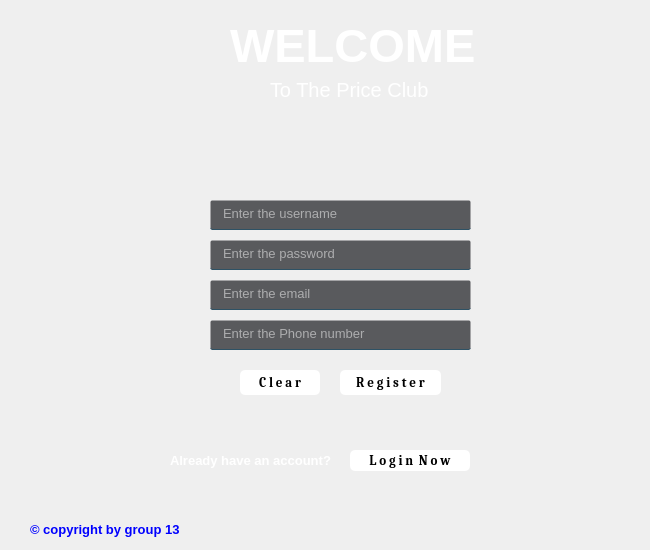
<?xml version="1.0" encoding="UTF-8"?>
<ui version="4.0">
 <class>regForm</class>
 <widget class="QWidget" name="regForm">
  <property name="geometry">
   <rect>
    <x>0</x>
    <y>0</y>
    <width>650</width>
    <height>550</height>
   </rect>
  </property>
  <property name="windowTitle">
   <string/>
  </property>
  <property name="styleSheet">
   <string notr="true"/>
  </property>
  <widget class="QWidget" name="widget" native="true">
   <property name="geometry">
    <rect>
     <x>0</x>
     <y>0</y>
     <width>650</width>
     <height>550</height>
    </rect>
   </property>
   <property name="styleSheet">
    <string notr="true">QWidget#widget{
background-image: url(E:/BSCS/5 semester/Advance Programing/project/bg1.jpg);

}</string>
   </property>
   <widget class="QLineEdit" name="rnamelineEdit">
    <property name="geometry">
     <rect>
      <x>210</x>
      <y>200</y>
      <width>261</width>
      <height>30</height>
     </rect>
    </property>
    <property name="font">
     <font>
      <pointsize>10</pointsize>
     </font>
    </property>
    <property name="styleSheet">
     <string notr="true">background-color:rgba(47,49,52,200);
color:white;
border-radius:2px;
padding-left:10px;
border:1px solid rgba(0,0,0,0);
border-bottom-color:rgba(46,82,101,255);
padding-bottom:3px;</string>
    </property>
    <property name="placeholderText">
     <string>Enter the username</string>
    </property>
   </widget>
   <widget class="QLineEdit" name="rpasslineEdit">
    <property name="geometry">
     <rect>
      <x>210</x>
      <y>240</y>
      <width>261</width>
      <height>30</height>
     </rect>
    </property>
    <property name="font">
     <font>
      <pointsize>10</pointsize>
     </font>
    </property>
    <property name="styleSheet">
     <string notr="true">background-color:rgba(47,49,52,200);
color:white;
border-radius:2px;
padding-left:10px;
border:1px solid rgba(0,0,0,0);
border-bottom-color:rgba(46,82,101,255);
padding-bottom:3px;</string>
    </property>
    <property name="echoMode">
     <enum>QLineEdit::Password</enum>
    </property>
    <property name="placeholderText">
     <string>Enter the password</string>
    </property>
   </widget>
   <widget class="QPushButton" name="rregbutton">
    <property name="geometry">
     <rect>
      <x>340</x>
      <y>370</y>
      <width>101</width>
      <height>25</height>
     </rect>
    </property>
    <property name="font">
     <font>
      <family>Cambria</family>
      <pointsize>10</pointsize>
      <weight>75</weight>
      <bold>true</bold>
     </font>
    </property>
    <property name="styleSheet">
     <string notr="true">QPushButton#rregbutton{
background-color:white;
color:black;
border-radius:5px;
}

QPushButton#rregbutton:pressed{
background-color:lightgrey;
}</string>
    </property>
    <property name="text">
     <string>R e g i s t e r</string>
    </property>
   </widget>
   <widget class="QLabel" name="label_2">
    <property name="geometry">
     <rect>
      <x>170</x>
      <y>450</y>
      <width>181</width>
      <height>21</height>
     </rect>
    </property>
    <property name="font">
     <font>
      <pointsize>10</pointsize>
      <weight>75</weight>
      <bold>true</bold>
     </font>
    </property>
    <property name="styleSheet">
     <string notr="true">color:white;
</string>
    </property>
    <property name="text">
     <string>Already have an account?</string>
    </property>
   </widget>
   <widget class="QPushButton" name="rloginbutton">
    <property name="geometry">
     <rect>
      <x>350</x>
      <y>450</y>
      <width>120</width>
      <height>21</height>
     </rect>
    </property>
    <property name="font">
     <font>
      <family>Cambria</family>
      <pointsize>10</pointsize>
      <weight>75</weight>
      <bold>true</bold>
     </font>
    </property>
    <property name="styleSheet">
     <string notr="true">QPushButton#rloginbutton{
background-color:white;
color:black;
border-radius:5px;
}

QPushButton#rloginbutton:pressed{
background-color:lightgrey;
}</string>
    </property>
    <property name="text">
     <string>L o g i n  N o w</string>
    </property>
   </widget>
   <widget class="QLineEdit" name="remaillineEdit">
    <property name="geometry">
     <rect>
      <x>210</x>
      <y>280</y>
      <width>261</width>
      <height>30</height>
     </rect>
    </property>
    <property name="font">
     <font>
      <pointsize>10</pointsize>
     </font>
    </property>
    <property name="styleSheet">
     <string notr="true">background-color:rgba(47,49,52,200);
color:white;
border-radius:2px;
padding-left:10px;
border:1px solid rgba(0,0,0,0);
border-bottom-color:rgba(46,82,101,255);
padding-bottom:3px;</string>
    </property>
    <property name="placeholderText">
     <string>Enter the email</string>
    </property>
   </widget>
   <widget class="QLineEdit" name="rphonelineEdit">
    <property name="geometry">
     <rect>
      <x>210</x>
      <y>320</y>
      <width>261</width>
      <height>30</height>
     </rect>
    </property>
    <property name="font">
     <font>
      <pointsize>10</pointsize>
     </font>
    </property>
    <property name="styleSheet">
     <string notr="true">background-color:rgba(47,49,52,200);
color:white;
border-radius:2px;
padding-left:10px;
border:1px solid rgba(0,0,0,0);
border-bottom-color:rgba(46,82,101,255);
padding-bottom:3px;</string>
    </property>
    <property name="placeholderText">
     <string>Enter the Phone number </string>
    </property>
   </widget>
   <widget class="QPushButton" name="rclearbutton">
    <property name="geometry">
     <rect>
      <x>240</x>
      <y>370</y>
      <width>80</width>
      <height>25</height>
     </rect>
    </property>
    <property name="font">
     <font>
      <family>Cambria</family>
      <pointsize>10</pointsize>
      <weight>75</weight>
      <bold>true</bold>
     </font>
    </property>
    <property name="styleSheet">
     <string notr="true">QPushButton#rclearbutton{
background-color:white;
color:black;
border-radius:5px;
}

QPushButton#rclearbutton:pressed{
background-color:lightgrey;
}</string>
    </property>
    <property name="text">
     <string>C l e a r</string>
    </property>
   </widget>
   <widget class="QLabel" name="label_3">
    <property name="geometry">
     <rect>
      <x>270</x>
      <y>80</y>
      <width>181</width>
      <height>20</height>
     </rect>
    </property>
    <property name="font">
     <font>
      <pointsize>15</pointsize>
      <weight>50</weight>
      <bold>false</bold>
     </font>
    </property>
    <property name="styleSheet">
     <string notr="true">color:white;</string>
    </property>
    <property name="text">
     <string>To The Price Club</string>
    </property>
   </widget>
   <widget class="QLabel" name="label_4">
    <property name="geometry">
     <rect>
      <x>30</x>
      <y>519</y>
      <width>171</width>
      <height>21</height>
     </rect>
    </property>
    <property name="font">
     <font>
      <pointsize>10</pointsize>
      <weight>75</weight>
      <bold>true</bold>
     </font>
    </property>
    <property name="styleSheet">
     <string notr="true">color:blue;</string>
    </property>
    <property name="text">
     <string>© copyright by group 13</string>
    </property>
   </widget>
   <widget class="QLabel" name="label">
    <property name="geometry">
     <rect>
      <x>230</x>
      <y>20</y>
      <width>251</width>
      <height>51</height>
     </rect>
    </property>
    <property name="font">
     <font>
      <pointsize>35</pointsize>
      <weight>75</weight>
      <bold>true</bold>
     </font>
    </property>
    <property name="styleSheet">
     <string notr="true">color:white;</string>
    </property>
    <property name="text">
     <string>WELCOME</string>
    </property>
   </widget>
  </widget>
 </widget>
 <resources/>
 <connections/>
</ui>
